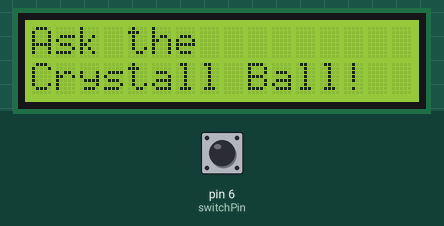
This sketch was run on a simulated Arduino Uno, built with avr-gcc and run on an emulated ATmega328P. Parts: 16×2 character LCD. Inputs (shaded band) come from the test bench; at power-on: pin 6 (switchPin) LOW. Random numbers use the default seed unless the sketch sets one.

Above: at 1.2 s.
1.3 s: pin 6 (switchPin) pulled HIGH for 0.15 s
At 2.6 s:
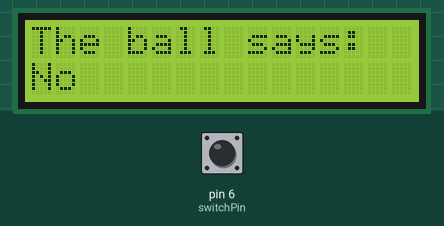
2.9 s: pin 6 (switchPin) pulled HIGH for 1 s
At 4.2 s:
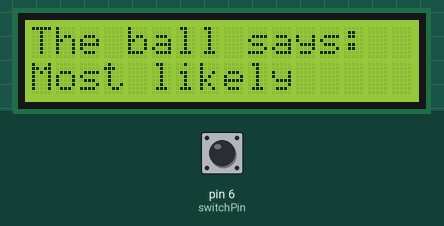
5.4 s: pin 6 (switchPin) pulsed HIGH 5 times (0.12 s each, 0.3 s apart)
At 6.8 s:
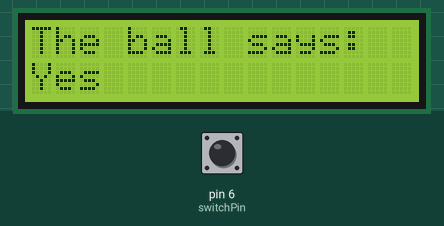
8.4 s: pin 6 (switchPin) pulled HIGH for 0.15 s
At 9.5 s:
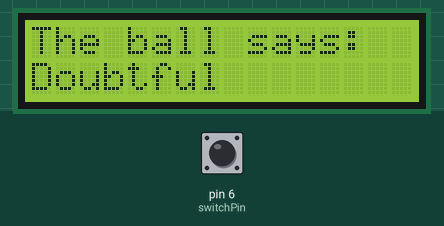
10.0 s: pin 6 (switchPin) pulled HIGH for 3.2 s
At 13.6 s:
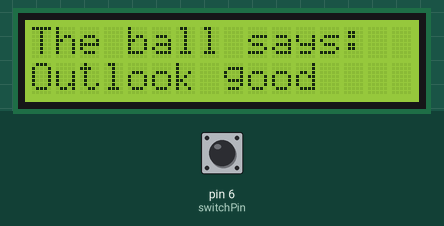
14.7 s: pin 6 (switchPin) pulled HIGH for 0.15 s
At 15.5 s:
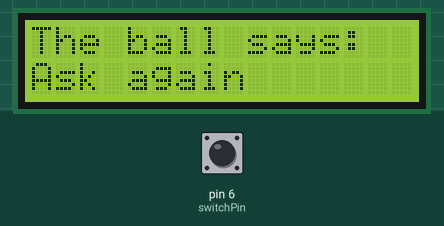
Timing chart, 0 to 17.3 s (numbered marks = the images above; inputs shaded):
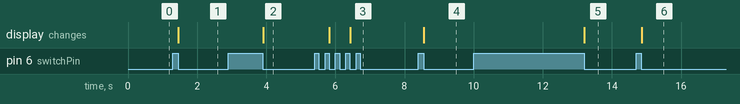

Measured:
- after the input at 1.3 s, the display: changes after 0.15 s (image 1)
- after the input at 2.9 s, the display: changes after 1.0 s (image 2)
- after the input at 5.4 s, the display: first changes after 0.43 s (image 3 shows a later state)
- after the input at 8.4 s, the display: changes after 0.16 s (image 4)
- after the input at 10.0 s, the display: changes after 3.2 s (image 5)
- after the input at 14.7 s, the display: changes after 0.16 s (image 6)

The sketch:

Project11.ino
```cpp
#include <LiquidCrystal.h> //Include the LiquidCrystal library

LiquidCrystal lcd(12, 11, 5, 4, 3, 2); //Initialize the lcd


const int switchPin = 6;
int switchState = 0;
int prevSwitchState = 0;
int reply;

void setup()
{

    lcd.begin(16, 2); //Size of the screen 16 cols, 2 rows

	pinMode(switchPin, INPUT);


	//The first thing that will appear on the LCD is "Ask the Crystall Ball"
	lcd.print("Ask the");
	lcd.setCursor(0, 1);
	lcd.print("Crystall Ball!");
}


void loop()
{
	//Reading the switch State
	switchState = digitalRead(switchPin);


    //If the switch state is changed then we produce a random number
    //and with that number we print a different msg each time in the LCD
	if (switchState != prevSwitchState)
		if (switchState == LOW)
		{
			reply = random(8);
			lcd.clear();
			lcd.setCursor(0, 0);
			lcd.print("The ball says:");
			lcd.setCursor(0, 1);

			switch (reply)
			{
				case 0:
					lcd.print("Yes");
				break;

				case 1:
					lcd.print("Most likely");
				break;

				case 2:
					lcd.print("Certainly");
				break;

				case 3:
					lcd.print("Outlook good");
				break;

				case 4:
					lcd.print("Unsure");
				break;

				case 5:
					lcd.print("Ask again");
				break;

				case 6:
					lcd.print("Doubtful");
				break;

				case 7:
					lcd.print("No");
				break;
			}
		}

	//Saving the swtich state to test it in the next run through
	prevSwitchState = switchState;

}
```
